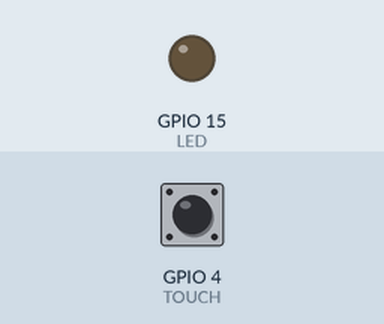
Simulated run of this program. Board: ESP32. On the bench: output pins drawn as LEDs (lit = HIGH). The test bench sets the inputs (shaded band); at power-on: GPIO 4 (TOUCH) HIGH.

Above: at 1.2 s.
1.3 s: GPIO 4 (TOUCH) pulled LOW for 0.15 s
At 1.37 s:
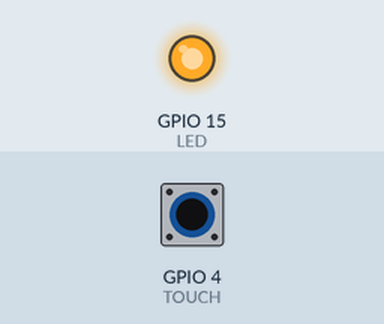
2.9 s: GPIO 4 (TOUCH) pulled LOW for 3.2 s
At 6.6 s:
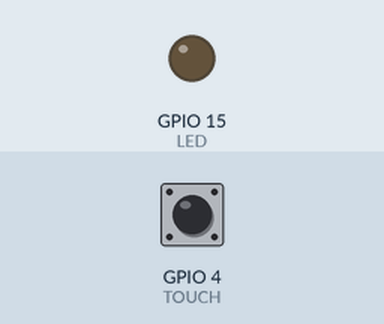
Timing chart, 0 to 8.1 s (numbered marks = the images above; inputs shaded):
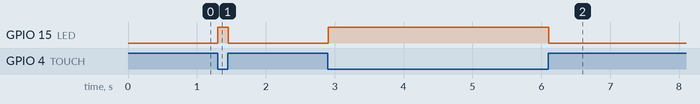

Measured:
- after the input at 1.3 s, GPIO 15 (LED): LOW → HIGH at once, → LOW 0.15 s later
- after the input at 2.9 s, GPIO 15 (LED): LOW → HIGH at once, → LOW 3.2 s later

The program:

main.cpp
```cpp
#include <Arduino.h>
// #include <wifi_connection.h>

#define LED 15
#define TOUCH 4

void setup() {
  // put your setup code here, to run once:
  Serial.begin(115200);
  // // initWifi();
  // // checkWifi();
  pinMode(LED, OUTPUT);
}

void loop() {
  // put your main code here, to run repeatedly:
  delay(10);
  if (touchRead(TOUCH) <= 40 ) {
    digitalWrite(LED, 1);
  } else
    digitalWrite(LED, 0);
}
```
